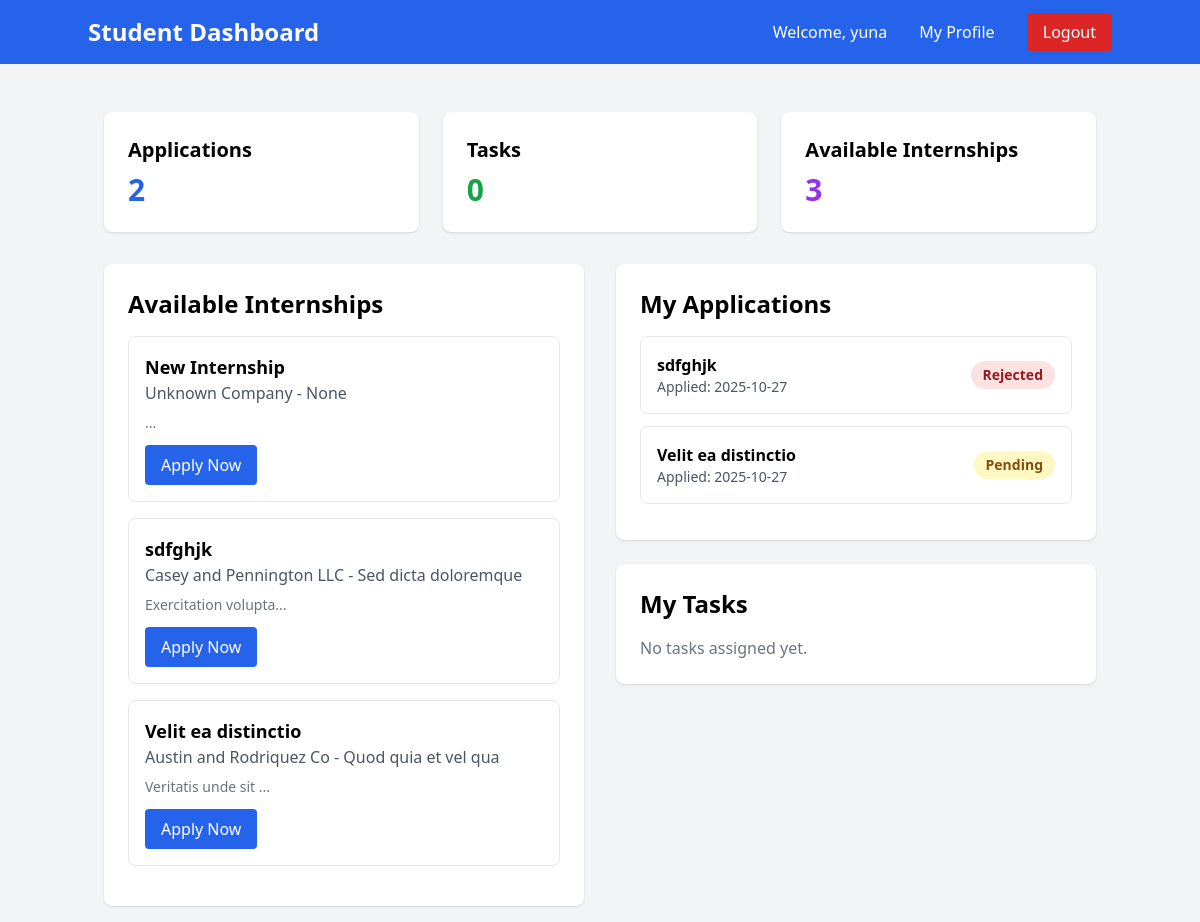
/dashboard (signed in), run on the app's committed database.
### models.py (models this page shows)
class User(Base):
    __tablename__ = "users"
    id = Column(Integer, primary_key=True, index=True)
    email = Column(String(255), unique=True, index=True, nullable=False)
    hashed_password = Column(String(255), nullable=False)
    full_name = Column(String(255), nullable=False)
    role = Column(Enum(UserRole), nullable=False, default=UserRole.STUDENT)
    phone = Column(String(20))
    department = Column(String(255))
    profile_picture = Column(String(500), default="default_avatar.png")
    created_at = Column(DateTime(timezone=True), server_default=func.now())
    is_active = Column(Boolean, default=True)
    created_internships = relationship("Internship", back_populates="creator")
    applications = relationship("InternshipApplication", back_populates="student")
    assigned_tasks = relationship("Task", foreign_keys="Task.student_id", back_populates="student")
    assigned_by_tasks = relationship("Task", foreign_keys="Task.assigned_by", back_populates="assigner")
    student_feedback = relationship("Feedback", foreign_keys="Feedback.student_id", back_populates="student")
    mentor_feedback = relationship("Feedback", foreign_keys="Feedback.mentor_id", back_populates="mentor")

class Internship(Base):
    __tablename__ = "internships"
    id = Column(Integer, primary_key=True, index=True)
    title = Column(String(255), nullable=False)
    description = Column(Text)
    company = Column(String(255), nullable=False)
    location = Column(String(255))
    duration = Column(String(100))
    stipend = Column(String(100))
    requirements = Column(Text)
    created_by = Column(Integer, ForeignKey("users.id"))
    created_at = Column(DateTime(timezone=True), server_default=func.now())
    is_active = Column(Boolean, default=True)
    deadline = Column(DateTime(timezone=True))
    creator = relationship("User", back_populates="created_internships")
    applications = relationship("InternshipApplication", back_populates="internship")
    tasks = relationship("Task", back_populates="internship")
    feedback = relationship("Feedback", back_populates="internship")

class InternshipApplication(Base):
    __tablename__ = "internship_applications"
    id = Column(Integer, primary_key=True, index=True)
    student_id = Column(Integer, ForeignKey("users.id"), nullable=False)
    internship_id = Column(Integer, ForeignKey("internships.id"), nullable=False)
    application_date = Column(DateTime(timezone=True), server_default=func.now())
    status = Column(Enum(ApplicationStatus), default=ApplicationStatus.PENDING)
    cover_letter = Column(Text)
    resume_url = Column(String(500))
    student = relationship("User", back_populates="applications")
    internship = relationship("Internship", back_populates="applications")

### app.py (the view)
@app.get("/dashboard", response_class=HTMLResponse)
async def dashboard(request: Request, db: Session = Depends(get_db)):
    try:
        user = await get_current_user_from_cookie(request, db)
        print(f"🎯 Dashboard access - User: {user.email}, Role: {user.role}")
        if user.role == "student":
            internships = crud.get_internships(db)
            applications = crud.get_applications_by_student(db, user.id)
            tasks = crud.get_tasks_by_student(db, user.id)
            return templates.TemplateResponse("dashboard_student.html", {
                "request": request,
                "user": user,
                "internships": internships,
                "applications": applications,
                "tasks": tasks
            })
        elif user.role == "admin":
            internships = crud.get_internships(db)
            try:
                stats = crud.get_system_stats(db)
            except Exception as e:
                print(f"⚠️  Could not get system stats: {e}")
                stats = {
                    "total_users": 0,
                    "total_students": 0,
                    "total_admins": 0,
                    "total_mentors": 0,
                    "total_internships": 0,
                    "total_applications": 0,
                    "total_tasks": 0
                }
            return templates.TemplateResponse("dashboard_admin.html", {
                "request": request,
                "user": user,
                "internships": internships,
                "stats": stats
            })
        elif user.role == "mentor":
            internships = crud.get_internships(db)
            mentor_internships = crud.get_internships_by_mentor(db, user.id)
            mentor_applications = crud.get_applications_for_mentor(db, user.id)
            return templates.TemplateResponse("dashboard_mentor.html", {
                "request": request,
                "user": user,
                "internships": internships,
                "mentor_internships": mentor_internships,
                "mentor_applications": mentor_applications
            })
        else:
            print(f"❌ Unknown role: {user.role}")
            return RedirectResponse("/login?error=Unknown user role")
    except Exception as e:
        print(f"💥 Dashboard error: {e}")
        import traceback
        traceback.print_exc()
        return RedirectResponse("/login")

### templates/dashboard_student.html (shortened to what this page needs)
<!DOCTYPE html>
<html>
<head>
    <script src="https://cdn.tailwindcss.com"></script>
</head>
<body class="bg-gray-100">
    <nav class="bg-blue-600 text-white p-4">
        <div class="container mx-auto flex justify-between items-center">
            <h1 class="text-2xl font-bold">Student Dashboard</h1>
            <div class="space-x-4">
                <span>Welcome, {{ user.full_name }}</span>
                <a href="/profile" class="hover:bg-blue-700 px-3 py-2 rounded">My Profile</a>
                <a href="/logout" class="bg-red-600 hover:bg-red-700 px-4 py-2 rounded">Logout</a>
            </div>
        </div>
    </nav>
    <div class="container mx-auto mt-8 p-4">
        <div class="grid grid-cols-1 md:grid-cols-3 gap-6 mb-8">
            <div class="bg-white p-6 rounded-lg shadow">
                <h3 class="text-xl font-semibold mb-2">Applications</h3>
                <p class="text-3xl font-bold text-blue-600">{{ applications|length }}</p>
            </div>
            <div class="bg-white p-6 rounded-lg shadow">
                <h3 class="text-xl font-semibold mb-2">Tasks</h3>
                <p class="text-3xl font-bold text-green-600">{{ tasks|length }}</p>
            </div>
            <div class="bg-white p-6 rounded-lg shadow">
                <h3 class="text-xl font-semibold mb-2">Available Internships</h3>
                <p class="text-3xl font-bold text-purple-600">{{ internships|length }}</p>
            </div>
        </div>
        <div class="grid grid-cols-1 lg:grid-cols-2 gap-8">
            <div class="bg-white p-6 rounded-lg shadow">
                <h2 class="text-2xl font-bold mb-4">Available Internships</h2>
                {% if internships %}
                {% for internship in internships %}
                <div class="border border-gray-200 rounded-lg p-4 mb-4">
                    <h3 class="text-lg font-semibold">{{ internship.title }}</h3>
                    <p class="text-gray-600">{{ internship.company }} - {{ internship.location }}</p>
                    <p class="text-sm text-gray-500 mt-2">{{ internship.description[:100] }}...</p>
                    <a href="/internships" class="inline-block mt-3 bg-blue-600 text-white px-4 py-2 rounded hover:bg-blue-700">
                        Apply Now
                    </a>
                </div>
                {% endfor %}
                {% else %}
                <p class="text-gray-500">No internships available at the moment.</p>
                {% endif %}
            </div>
            <div class="space-y-6">
                <div class="bg-white p-6 rounded-lg shadow">
                    <h2 class="text-2xl font-bold mb-4">My Applications</h2>
                    {% if applications %}
                    {% for application in applications %}
                    <div class="border border-gray-200 rounded-lg p-4 mb-3">
                        <div class="flex justify-between items-center">
                            <div>
                                <h4 class="font-semibold">
                                    {% if application.internship %}
                                        {{ application.internship.title }}
                                    {% else %}
                                        Internship #{{ application.internship_id }}
                                    {% endif %}
                                </h4>
                                <p class="text-sm text-gray-600">Applied: {{ application.application_date.strftime('%Y-%m-%d') }}</p>
                            </div>
                            <span class="px-3 py-1 rounded-full text-sm font-semibold
                                    {% if application.status == 'approved' %}bg-green-100 text-green-800
                                    {% elif application.status == 'rejected' %}bg-red-100 text-red-800
                                    {% else %}bg-yellow-100 text-yellow-800{% endif %}">
                                {{ application.status|title }}
                            </span>
                        </div>
                    </div>
                    {% endfor %}
                    {% else %}
                    <p class="text-gray-500">No applications yet.</p>
                    {% endif %}
                </div>
                <div class="bg-white p-6 rounded-lg shadow">
                    <h2 class="text-2xl font-bold mb-4">My Tasks</h2>
                    {% if tasks %}
                    {% for task in tasks %}
                    <div class="border border-gray-200 rounded-lg p-4 mb-3">
                        <h4 class="font-semibold">{{ task.title }}</h4>
                        <p class="text-sm text-gray-600">{{ task.description }}</p>
                        <div class="mt-2">
                            <div class="flex justify-between text-sm mb-1">
                                <span>Progress</span>
                                <span>{{ task.progress }}%</span>
                            </div>
                            <div class="w-full bg-gray-200 rounded-full h-2">
                                <div class="bg-blue-600 h-2 rounded-full" style="width: '{{ task.progress|default(0) }}%';"></div>
                            </div>
                        </div>
                        <span class="inline-block mt-2 px-2 py-1 text-xs rounded
                                {% if task.status == 'completed' %}bg-green-100 text-green-800
                                {% elif task.status == 'in_progress' %}bg-blue-100 text-blue-800
                                {% else %}bg-gray-100 text-gray-800{% endif %}">
                            {{ task.status|replace('_', ' ')|title }}
                        </span>
                    </div>
                    {% endfor %}
                    {% else %}
                    <p class="text-gray-500">No tasks assigned yet.</p>
                    {% endif %}
                </div>
            </div>
        </div>
    </div>
</body>
</html>

### data on the page
User: full_name "yuna"
Internship: title "New Internship", company "Unknown Company", location "None"
Internship: title "sdfghjk", company "Casey and Pennington LLC", location "Sed dicta doloremque", description "Exercitation volupta"
Internship: title "Velit ea distinctio", company "Austin and Rodriquez Co", location "Quod quia et vel qua", description "Veritatis unde sit"
InternshipApplication: internship "sdfghjk", application_date "2025-10-27", status "Rejected"
InternshipApplication: internship "Velit ea distinctio", application_date "2025-10-27", status "Pending"

### other printed values
{{ applications|length }} "2"
{{ tasks|length }} "0"
{{ internships|length }} "3"
